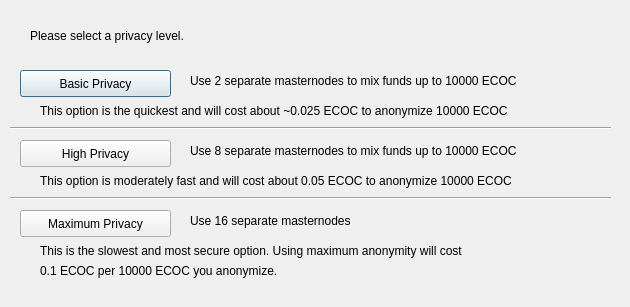
<?xml version="1.0" encoding="UTF-8"?>
<ui version="4.0">
 <class>ObfuscationConfig</class>
 <widget class="QDialog" name="ObfuscationConfig">
  <property name="geometry">
   <rect>
    <x>0</x>
    <y>0</y>
    <width>630</width>
    <height>307</height>
   </rect>
  </property>
  <property name="windowTitle">
   <string>Configure Obfuscation</string>
  </property>
  <widget class="QPushButton" name="buttonBasic">
   <property name="geometry">
    <rect>
     <x>20</x>
     <y>70</y>
     <width>151</width>
     <height>27</height>
    </rect>
   </property>
   <property name="text">
    <string>Basic Privacy</string>
   </property>
  </widget>
  <widget class="QPushButton" name="buttonHigh">
   <property name="geometry">
    <rect>
     <x>20</x>
     <y>140</y>
     <width>151</width>
     <height>27</height>
    </rect>
   </property>
   <property name="text">
    <string>High Privacy</string>
   </property>
  </widget>
  <widget class="QPushButton" name="buttonMax">
   <property name="geometry">
    <rect>
     <x>20</x>
     <y>210</y>
     <width>151</width>
     <height>27</height>
    </rect>
   </property>
   <property name="text">
    <string>Maximum Privacy</string>
   </property>
  </widget>
  <widget class="QLabel" name="label">
   <property name="geometry">
    <rect>
     <x>30</x>
     <y>20</y>
     <width>571</width>
     <height>31</height>
    </rect>
   </property>
   <property name="text">
    <string>Please select a privacy level.</string>
   </property>
  </widget>
  <widget class="QLabel" name="label_2">
   <property name="geometry">
    <rect>
     <x>190</x>
     <y>70</y>
     <width>421</width>
     <height>21</height>
    </rect>
   </property>
   <property name="text">
    <string>Use 2 separate masternodes to mix funds up to 10000 ECOC</string>
   </property>
  </widget>
  <widget class="QLabel" name="label_3">
   <property name="geometry">
    <rect>
     <x>190</x>
     <y>140</y>
     <width>411</width>
     <height>21</height>
    </rect>
   </property>
   <property name="text">
    <string>Use 8 separate masternodes to mix funds up to 10000 ECOC</string>
   </property>
  </widget>
  <widget class="QLabel" name="label_4">
   <property name="geometry">
    <rect>
     <x>190</x>
     <y>210</y>
     <width>421</width>
     <height>21</height>
    </rect>
   </property>
   <property name="text">
    <string>Use 16 separate masternodes</string>
   </property>
  </widget>
  <widget class="QLabel" name="label_6">
   <property name="geometry">
    <rect>
     <x>40</x>
     <y>100</y>
     <width>561</width>
     <height>21</height>
    </rect>
   </property>
   <property name="text">
    <string>This option is the quickest and will cost about ~0.025 ECOC to anonymize 10000 ECOC</string>
   </property>
  </widget>
  <widget class="QLabel" name="label_7">
   <property name="geometry">
    <rect>
     <x>40</x>
     <y>170</y>
     <width>561</width>
     <height>21</height>
    </rect>
   </property>
   <property name="text">
    <string>This option is moderately fast and will cost about 0.05 ECOC to anonymize 10000 ECOC</string>
   </property>
  </widget>
  <widget class="QLabel" name="label_8">
   <property name="geometry">
    <rect>
     <x>40</x>
     <y>240</y>
     <width>561</width>
     <height>21</height>
    </rect>
   </property>
   <property name="text">
    <string>This is the slowest and most secure option. Using maximum anonymity will cost</string>
   </property>
  </widget>
  <widget class="QLabel" name="label_9">
   <property name="geometry">
    <rect>
     <x>40</x>
     <y>260</y>
     <width>561</width>
     <height>21</height>
    </rect>
   </property>
   <property name="text">
    <string>0.1 ECOC per 10000 ECOC you anonymize.</string>
   </property>
  </widget>
  <widget class="Line" name="line">
   <property name="geometry">
    <rect>
     <x>10</x>
     <y>120</y>
     <width>601</width>
     <height>16</height>
    </rect>
   </property>
   <property name="orientation">
    <enum>Qt::Horizontal</enum>
   </property>
  </widget>
  <widget class="Line" name="line_2">
   <property name="geometry">
    <rect>
     <x>10</x>
     <y>190</y>
     <width>601</width>
     <height>16</height>
    </rect>
   </property>
   <property name="orientation">
    <enum>Qt::Horizontal</enum>
   </property>
  </widget>
 </widget>
 <resources/>
 <connections/>
</ui>
